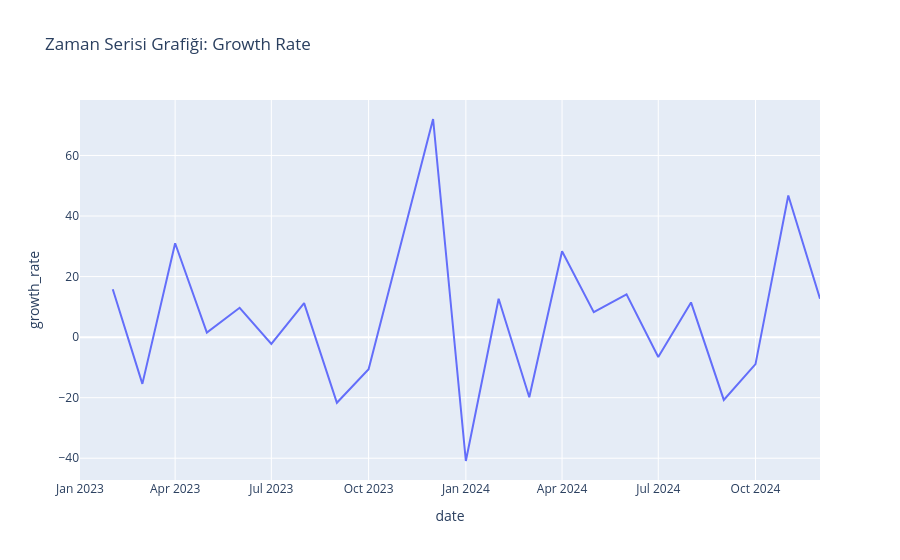

Notebook code cell kept with this figure:
### Code cell
fig1.show()

### Figure 1 — Plotly figure (JSON) as saved in the notebook; plotly's stock layout.template omitted (floating-point values rounded to 4 significant figures)
{"data": [{"hovertemplate": "date=%{x}<br>growth_rate=%{y}<extra></extra>", "legendgroup": "", "line": {"color": "#636efa", "dash": "solid"}, "marker": {"symbol": "circle"}, "mode": "lines", "name": "", "orientation": "v", "showlegend": false, "type": "scatter", "x": ["2023-01-01T00:00:00.000000", "2023-02-01T00:00:00.000000", "2023-03-01T00:00:00.000000", "2023-04-01T00:00:00.000000", "2023-05-01T00:00:00.000000", "2023-06-01T00:00:00.000000", "2023-07-01T00:00:00.000000", "2023-08-01T00:00:00.000000", "2023-09-01T00:00:00.000000", "2023-10-01T00:00:00.000000", "2023-12-01T00:00:00.000000", "2024-01-01T00:00:00.000000", "2024-02-01T00:00:00.000000", "2024-03-01T00:00:00.000000", "2024-04-01T00:00:00.000000", "2024-05-01T00:00:00.000000", "2024-06-01T00:00:00.000000", "2024-07-01T00:00:00.000000", "2024-08-01T00:00:00.000000", "2024-09-01T00:00:00.000000", "2024-10-01T00:00:00.000000", "2024-11-01T00:00:00.000000", "2024-12-01T00:00:00.000000"], "xaxis": "x", "y": [NaN, 15.8, -15.44, 31.02, 1.491, 9.698, -2.239, 11.23, -21.68, -10.58, 72.05, -40.91, 12.69, -19.86, 28.35, 8.25, 14.11, -6.576, 11.46, -20.75, -8.924, 46.79, 12.7], "yaxis": "y"}], "layout": {"legend": {"tracegroupgap": 0}, "title": {"text": "Zaman Serisi Grafiği: Growth Rate"}, "xaxis": {"anchor": "y", "domain": [0, 1], "title": {"text": "date"}}, "yaxis": {"anchor": "x", "domain": [0, 1], "title": {"text": "growth_rate"}}}}
